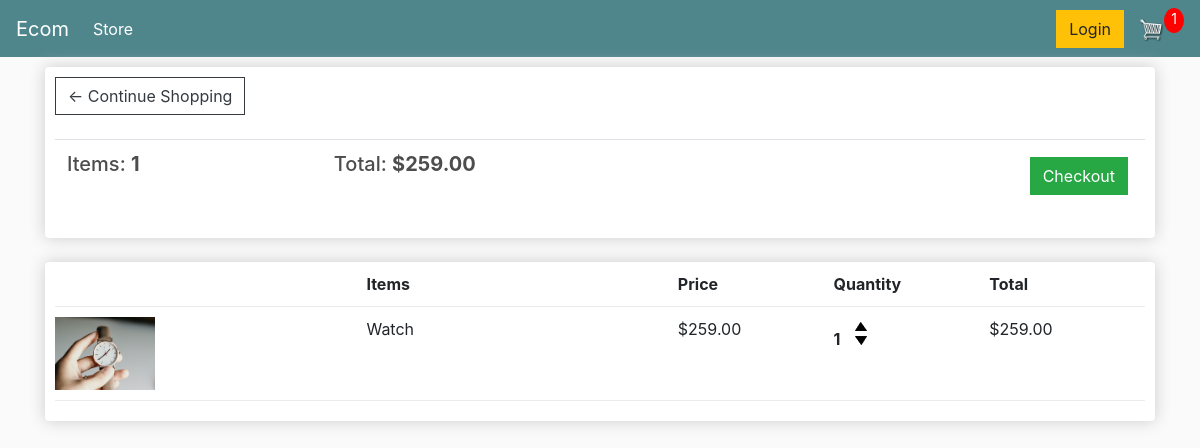
The app's page /cart/ (signed in) with its own data.
### store/models.py (models this page shows, shortened)
class Order(models.Model):
    customer = models.ForeignKey(
        Customer, on_delete=models.SET_NULL, blank=True, null=True)
    date_ordered = models.DateTimeField(auto_now_add=True)
    complete = models.BooleanField(default=False, null=True, blank=False)
    transaction_id = models.CharField(max_length=200, null=True)
    @property
    def get_cart_total(self):
        orderitems = self.orderitem_set.all()
        total = sum([item.get_total for item in orderitems])
        return total
    @property
    def get_cart_items(self):
        orderitems = self.orderitem_set.all()
        total = sum([item.quantity for item in orderitems])
        return total

class OrderItem(models.Model):
    product = models.ForeignKey(
        Product, on_delete=models.SET_NULL, blank=True, null=True)
    order = models.ForeignKey(
        Order, on_delete=models.SET_NULL, blank=True, null=True)
    quantity = models.IntegerField(default=0, null=True, blank=True)
    date_added = models.DateTimeField(auto_now_add=True)
    @property
    def get_total(self):
        total = self.product.price * self.quantity
        return total

class Product(models.Model):
    name = models.CharField(max_length=200, null=True)
    price = models.DecimalField(max_digits=7, decimal_places=2)
    digital = models.BooleanField(default=False, null=True, blank=False)
    image = models.ImageField(null=True, blank=True)
    @property
    def imageURL(self):
        try:
            url = self.image.url
        except:
            url = 'images/placeholder.png'
        return url

### store/views.py (the view)
# urls.py: path('cart/', views.cart, name="cart"),
def cart(request):
    data = cartData(request)
    cartItems = data['cartItems']
    order = data['order']
    items = data['items']
    context = {'items': items, 'order': order, 'cartItems': cartItems}
    return render(request, 'store/cart.html', context)

### store/utils.py (called while the page is built)
def cartData(request):
    if request.user.is_authenticated:
        customer = request.user.customer
        order, created = Order.objects.get_or_create(
            customer=customer, complete=False)
        items = order.orderitem_set.all()
        cartItems = order.get_cart_items
    else:
        cookieData = cookieCart(request)
        cartItems = cookieData['cartItems']
        order = cookieData['order']
        items = cookieData['items']
    return {'cartItems': cartItems, 'order': order, 'items': items}

### store/templates/store/cart.html
{% extends 'store/main.html' %}
{% load static %}
{% block content %}
<div class="row">
    <div class="col-lg-12">
        <div class="box-element">
            <a class="btn btn-outline-dark" href="{% url 'store' %}">&#x2190; Continue Shopping</a>
            <br>
            <br>
            <table class="table">
                <tr>
                    <th>
                        <h5>Items: <strong>{{ order.get_cart_items }}</strong></h5>
                    </th>
                    <th>
                        <h5>Total: <strong>${{ order.get_cart_total|floatformat:2 }}</strong></h5>
                    </th>
                    <th>
                        <a style="float:right;margin:5px;" class="btn btn-success"
                            href="{% url 'checkout' %}">Checkout</a>
                    </th>
                </tr>
            </table>
        </div>
        <br>
        <div class="box-element">
            <div class="cart-row">
                <div style="flex:2"></div>
                <div style="flex:2"><strong>Items</strong></div>
                <div style="flex:1"><strong>Price</strong></div>
                <div style="flex:1"><strong>Quantity</strong></div>
                <div style="flex:1"><strong>Total</strong></div>
            </div>
            {% for item in items %}
            <div class="cart-row">
                <div style="flex:2"><img class="row-image" src="{{ item.product.imageURL }}" alt=""></div>
                <div style="flex:2">{{ item.product.name }}</div>
                <div style="flex:1">${{ item.product.price|floatformat:2 }}</div>
                <div style="flex:1">
                    <p class="quantity">{{ item.quantity }}</p>
                    <div class="quantity">
                        <img data-product="{{ item.product.id }}" data-action="add" class="chg-quantity update-cart"
                            src="{% static  'images/arrow-up.png' %}">
                        <img data-product="{{ item.product.id }}" data-action="remove" class="chg-quantity update-cart"
                            src="{% static  'images/arrow-down.png' %}">
                    </div>
                </div>
                <div style="flex:1">${{ item.get_total }}</div>
            </div>
            {% endfor %}
        </div>
    </div>
</div>
{% endblock content %}

### static/css/main.css (style rules this page uses)
body { background-color: hsl(0, 0%, 98%); }
h1, h2, h3, h4, h5, h6 { color: hsl(0, 0%, 30%); }
.box-element { box-shadow: hsl(0, 0%, 80%) 0 0 16px; background-color: #fff; border-radius: 4px; padding: 10px; }
.col-lg-4, .col-lg-6, .col-lg-8, .col-lg-12 { margin-top: 10px; }
.btn { border-radius: 0; }
.row-image { width: 100px; }
.cart-row { display: flex; align-items: flex-stretch; padding-bottom: 10px; margin-bottom: 10px; border-bottom: 1px solid #ececec; }
.quantity { display: inline-block; font-weight: 700; padding-right: 10px; }
.chg-quantity { width: 12px; cursor: pointer; display: block; margin-top: 5px; transition: .1s; }

### records on screen
Order: get_cart_items "1", get_cart_total "259.00"
OrderItem: product.imageURL (picture), product.name "Watch", product.price "259.00", quantity "1", get_total "259.00"

### other values on screen
{{ cartItems }} "1"
